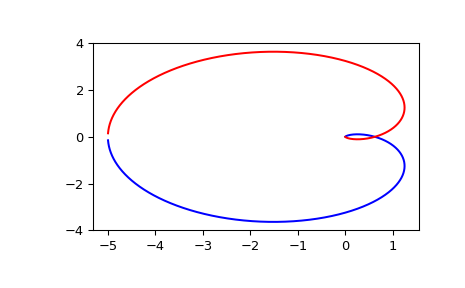

The Python source for this figure:
# Generating the Nyquist plot of a transfer function

from scipy import signal
import matplotlib.pyplot as plt

# Construct the transfer function :math:`H(s) = \frac{5}{(s-1)^3}`:

s1 = signal.ZerosPolesGain([], [1, 1, 1], [5])

w, H = signal.freqresp(s1)

plt.figure()
plt.plot(H.real, H.imag, "b")
plt.plot(H.real, -H.imag, "r")
plt.show()
